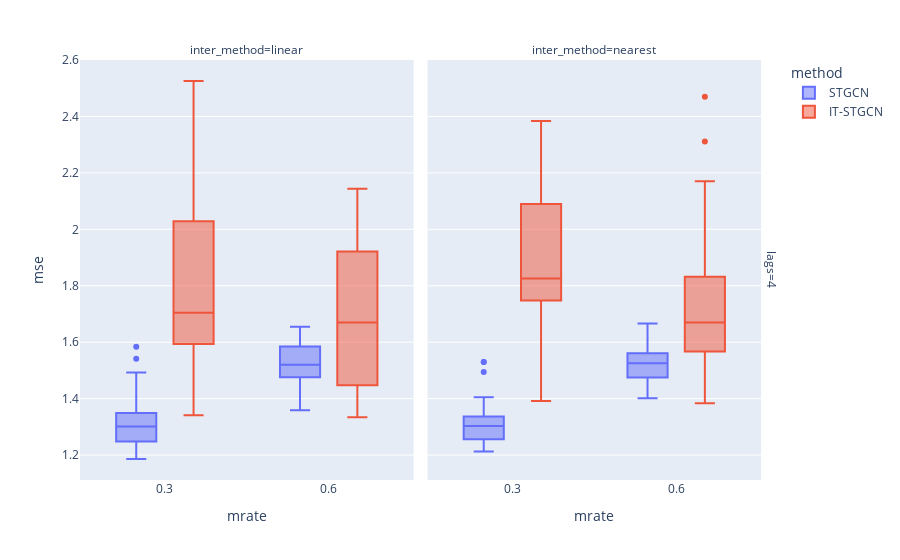

Notebook code for this chart:
### Code cell
data2.query("mtype=='rand'").plot.box(backend='plotly',x='mrate',color='method',y='mse',facet_col='inter_method',facet_row='lags',height=1000)

### Figure 1 — Plotly figure (JSON) as saved in the notebook; plotly's stock layout.template omitted (floating-point values rounded to 4 significant figures)
{"data": [{"alignmentgroup": "True", "hovertemplate": "method=STGCN<br>lags=4<br>inter_method=linear<br>mrate=%{x}<br>mse=%{y}<extra></extra>", "legendgroup": "STGCN", "marker": {"color": "#636efa"}, "name": "STGCN", "notched": false, "offsetgroup": "STGCN", "orientation": "v", "showlegend": true, "type": "box", "x": [0.3, 0.6, 0.3, 0.6, 0.3, 0.6, 0.3, 0.6, 0.3, 0.6, 0.3, 0.6, 0.3, 0.6, 0.3, 0.6, 0.3, 0.6, 0.3, 0.6, 0.3, 0.6, 0.3, 0.6, 0.3, 0.6, 0.3, 0.6, 0.3, 0.6, 0.3, 0.6, 0.3, 0.6, 0.3, 0.6, 0.3, 0.6, 0.3, 0.6, 0.3, 0.6, 0.3, 0.6, 0.3, 0.6, 0.3, 0.6, 0.3, 0.6, 0.3, 0.6, 0.3, 0.6, 0.3, 0.6, 0.3, 0.6, 0.3, 0.6], "x0": " ", "xaxis": "x", "y": [1.34, 1.636, 1.248, 1.497, 1.31, 1.491, 1.492, 1.642, 1.186, 1.51, 1.584, 1.551, 1.265, 1.391, 1.2, 1.474, 1.29, 1.358, 1.218, 1.517, 1.237, 1.535, 1.242, 1.626, 1.3, 1.511, 1.346, 1.553, 1.273, 1.585, 1.301, 1.448, 1.381, 1.492, 1.272, 1.638, 1.306, 1.655, 1.227, 1.567, 1.314, 1.449, 1.468, 1.44, 1.349, 1.484, 1.31, 1.476, 1.541, 1.623, 1.259, 1.64, 1.492, 1.447, 1.381, 1.522, 1.262, 1.584, 1.233, 1.546], "y0": " ", "yaxis": "y"}, {"alignmentgroup": "True", "hovertemplate": "method=STGCN<br>lags=4<br>inter_method=nearest<br>mrate=%{x}<br>mse=%{y}<extra></extra>", "legendgroup": "STGCN", "marker": {"color": "#636efa"}, "name": "STGCN", "notched": false, "offsetgroup": "STGCN", "orientation": "v", "showlegend": false, "type": "box", "x": [0.3, 0.6, 0.3, 0.6, 0.3, 0.6, 0.3, 0.6, 0.3, 0.6, 0.3, 0.6, 0.3, 0.6, 0.3, 0.6, 0.3, 0.6, 0.3, 0.6, 0.3, 0.6, 0.3, 0.6, 0.3, 0.6, 0.3, 0.6, 0.3, 0.6, 0.3, 0.6, 0.3, 0.6, 0.3, 0.6, 0.3, 0.6, 0.3, 0.6, 0.3, 0.6, 0.3, 0.6, 0.3, 0.6, 0.3, 0.6, 0.3, 0.6, 0.3, 0.6, 0.3, 0.6, 0.3, 0.6, 0.3, 0.6, 0.3, 0.6], "x0": " ", "xaxis": "x2", "y": [1.275, 1.529, 1.53, 1.458, 1.283, 1.542, 1.393, 1.606, 1.213, 1.477, 1.312, 1.534, 1.399, 1.401, 1.273, 1.46, 1.303, 1.578, 1.232, 1.474, 1.266, 1.666, 1.304, 1.537, 1.329, 1.565, 1.257, 1.485, 1.338, 1.47, 1.24, 1.467, 1.309, 1.477, 1.31, 1.524, 1.337, 1.499, 1.329, 1.55, 1.264, 1.444, 1.336, 1.526, 1.23, 1.574, 1.251, 1.607, 1.226, 1.515, 1.529, 1.561, 1.244, 1.598, 1.495, 1.485, 1.256, 1.449, 1.405, 1.55], "y0": " ", "yaxis": "y2"}, {"alignmentgroup": "True", "hovertemplate": "method=IT-STGCN<br>lags=4<br>inter_method=linear<br>mrate=%{x}<br>mse=%{y}<extra></extra>", "legendgroup": "IT-STGCN", "marker": {"color": "#EF553B"}, "name": "IT-STGCN", "notched": false, "offsetgroup": "IT-STGCN", "orientation": "v", "showlegend": true, "type": "box", "x": [0.3, 0.6, 0.3, 0.6, 0.3, 0.6, 0.3, 0.6, 0.3, 0.6, 0.3, 0.6, 0.3, 0.6, 0.3, 0.6, 0.3, 0.6, 0.3, 0.6, 0.3, 0.6, 0.3, 0.6, 0.3, 0.6, 0.3, 0.6, 0.3, 0.6, 0.3, 0.6, 0.3, 0.6, 0.3, 0.6, 0.3, 0.6, 0.3, 0.6, 0.3, 0.6, 0.3, 0.6, 0.3, 0.6, 0.3, 0.6, 0.3, 0.6, 0.3, 0.6, 0.3, 0.6, 0.3, 0.6, 0.3, 0.6, 0.3, 0.6], "x0": " ", "xaxis": "x", "y": [2.039, 1.931, 1.695, 1.741, 2.058, 1.676, 1.725, 1.889, 1.476, 1.921, 1.341, 1.886, 1.701, 1.954, 1.594, 1.378, 2.217, 1.447, 1.667, 1.334, 1.785, 1.595, 1.538, 2.002, 1.544, 2.037, 1.707, 1.534, 1.787, 1.382, 1.765, 1.723, 1.54, 1.354, 2.005, 2.143, 2.28, 1.391, 1.583, 1.657, 1.689, 1.956, 2.283, 1.664, 1.627, 1.415, 2.071, 1.731, 1.487, 1.983, 2.526, 1.517, 1.819, 1.635, 1.594, 1.419, 2.028, 1.854, 1.606, 1.634], "y0": " ", "yaxis": "y"}, {"alignmentgroup": "True", "hovertemplate": "method=IT-STGCN<br>lags=4<br>inter_method=nearest<br>mrate=%{x}<br>mse=%{y}<extra></extra>", "legendgroup": "IT-STGCN", "marker": {"color": "#EF553B"}, "name": "IT-STGCN", "notched": false, "offsetgroup": "IT-STGCN", "orientation": "v", "showlegend": false, "type": "box", "x": [0.3, 0.6, 0.3, 0.6, 0.3, 0.6, 0.3, 0.6, 0.3, 0.6, 0.3, 0.6, 0.3, 0.6, 0.3, 0.6, 0.3, 0.6, 0.3, 0.6, 0.3, 0.6, 0.3, 0.6, 0.3, 0.6, 0.3, 0.6, 0.3, 0.6, 0.3, 0.6, 0.3, 0.6, 0.3, 0.6, 0.3, 0.6, 0.3, 0.6, 0.3, 0.6, 0.3, 0.6, 0.3, 0.6, 0.3, 0.6, 0.3, 0.6, 0.3, 0.6, 0.3, 0.6, 0.3, 0.6, 0.3, 0.6, 0.3, 0.6], "x0": " ", "xaxis": "x2", "y": [2.224, 1.545, 1.748, 1.716, 1.875, 2.085, 2.145, 1.832, 2.146, 1.758, 1.527, 1.488, 2.2, 1.662, 1.62, 1.685, 1.812, 1.573, 1.737, 1.926, 2.384, 1.779, 1.778, 1.652, 1.763, 1.616, 2.323, 2.171, 1.534, 1.678, 1.772, 1.63, 1.75, 1.535, 2.028, 2.311, 1.853, 1.577, 2.09, 1.691, 1.631, 1.549, 1.869, 2.001, 1.835, 1.567, 2.082, 2.47, 1.816, 1.733, 1.641, 1.446, 1.391, 1.556, 1.943, 1.646, 2.221, 1.384, 1.798, 1.937], "y0": " ", "yaxis": "y2"}], "layout": {"annotations": [{"font": {}, "showarrow": false, "text": "inter_method=linear", "x": 0.24, "xanchor": "center", "xref": "paper", "y": 1, "yanchor": "bottom", "yref": "paper"}, {"font": {}, "showarrow": false, "text": "inter_method=nearest", "x": 0.74, "xanchor": "center", "xref": "paper", "y": 1, "yanchor": "bottom", "yref": "paper"}, {"font": {}, "showarrow": false, "text": "lags=4", "textangle": 90, "x": 0.98, "xanchor": "left", "xref": "paper", "y": 0.5, "yanchor": "middle", "yref": "paper"}], "autosize": true, "boxmode": "group", "legend": {"title": {"text": "method"}, "tracegroupgap": 0}, "margin": {"t": 60}, "xaxis": {"anchor": "y", "autorange": true, "domain": [0, 0.48], "range": [0.1478, 0.7522], "title": {"text": "mrate"}, "type": "linear"}, "xaxis2": {"anchor": "y2", "autorange": true, "domain": [0.5, 0.98], "matches": "x", "range": [0.1478, 0.7522], "title": {"text": "mrate"}, "type": "linear"}, "yaxis": {"anchor": "x", "autorange": true, "domain": [0, 1], "range": [1.112, 2.6], "title": {"text": "mse"}, "type": "linear"}, "yaxis2": {"anchor": "x2", "autorange": true, "domain": [0, 1], "matches": "y", "range": [1.112, 2.6], "showticklabels": false, "type": "linear"}}}
